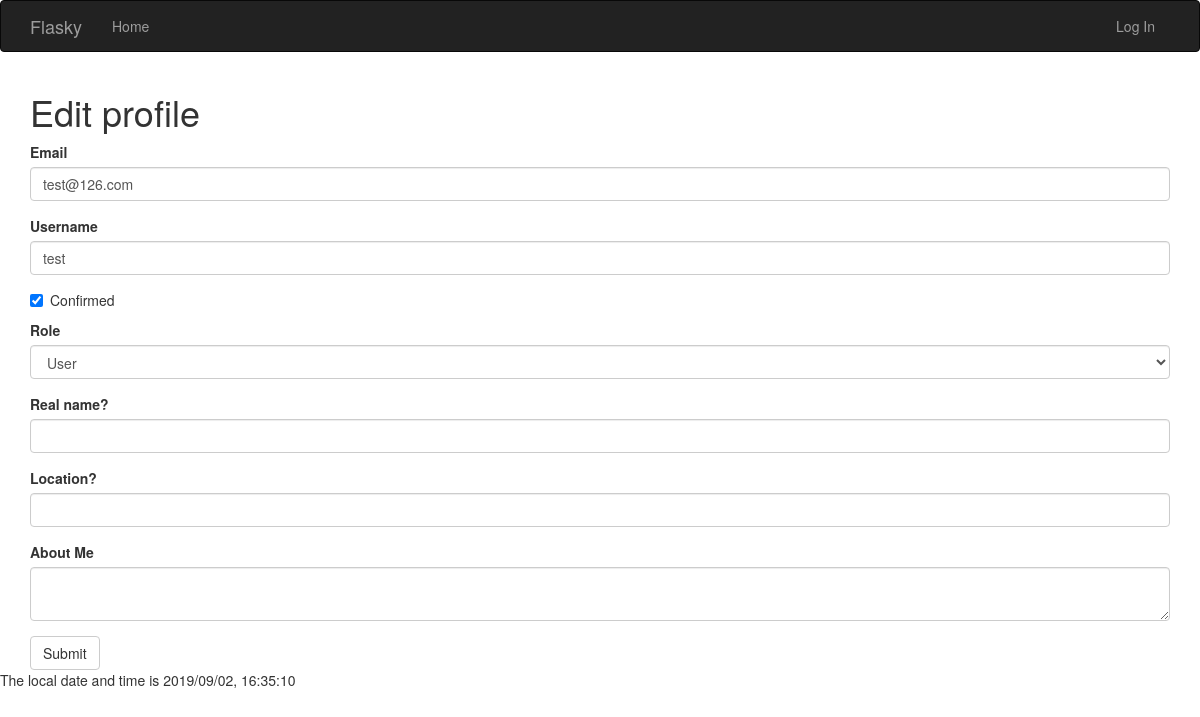
Screenshot of /edit_profile/2 with the database file from the repository.
### app/models.py (models this page shows, shortened)
class User(UserMixin, db.Model):
    __tablename__ = 'users'
    id = db.Column(db.Integer, primary_key=True)
    username = db.Column(db.String(65), unique=True, index=True)
    email = db.Column(db.String(65), unique=True, index=True)
    password_hash = db.Column(db.String(128))
    confirmed = db.Column(db.Boolean, default=False)
    name = db.Column(db.String(65))
    location = db.Column(db.String(65))
    about_me = db.Column(db.Text())
    member_since = db.Column(db.DateTime(), default=datetime.utcnow)
    last_seen    = db.Column(db.DateTime(), default=datetime.utcnow)
    role_id = db.Column(db.Integer, db.ForeignKey('roles.id'))
    posts = db.relationship('Post', backref='author', lazy='dynamic')
    followed = db.relationship('Follow', foreign_keys=[Follow.follower_id], backref=db.backref('follower', lazy='joined'), lazy='dynamic', cascade='all, delete-orphan')
    followers = db.relationship('Follow', foreign_keys=[Follow.followed_id], backref=db.backref('followed', lazy='joined'), lazy='dynamic', cascade='all, delete-orphan')
    @property
    def password(self):
        raise AttributeError('password is not a reable attribute')

### app/main/views.py (the view, shortened to what this page needs)
@main.route('/edit_profile/<int:id>', methods=['GET', 'POST'])
def edit_profile_admin(id):
    user = User.query.get_or_404(id)
    logger.info('user name %s' % user.name)
    form = EditProfileAdminForm(user)
    form.email.data = user.email
    form.username.data = user.username
    form.confirmed.data = user.confirmed
    form.role.data = user.role_id
    form.name.data = user.name
    form.location.data = user.location
    form.about_me.data = user.about_me
    return render_template('editprofile.html', form=form)

### app/main/forms.py (shortened to what this page needs)
class EditProfileAdminForm(Form):
    email = StringField('Email', validators=[Required(), Length(1,64), Email()])
    username = StringField('Username', validators=[Required(), Length(1,64), Regexp('^[A-Za-z][A-Za-z0-9_.]*$', 0, 'Username must have only letters, number, underscores and dot')])
    confirmed = BooleanField('Confirmed')
    role = SelectField('Role', coerce=int)
    name = StringField('Real name?', validators=[Length(0,64)])
    location = StringField('Location?', validators=[Length(0,64)])
    about_me = TextAreaField('About Me')
    submit = SubmitField('Submit')
    def __init__(self, user, *args, **kwargs):
        super(EditProfileAdminForm, self).__init__(*args, **kwargs)
        self.user = user
        self.role.choices = [(role.id, role.name) for role in Role.query.order_by(Role.name).all()]

### app/auth/views.py (called while the page is built)
@auth.before_app_request
def before_request():
    if current_user.is_authenticated:
        current_user.ping()
        if not current_user.confirmed \
        and request.endpoint[:5] != 'auth.' \
        and request.endpoint != 'static' :
            return redirect(url_for('auth.unconfirmed'))

### app/main/__init__.py (called while the page is built)
@main.app_context_processor
def inject_permissions():
    return dict(Permission=Permission)

### app/templates/editprofile.html (shortened to what this page needs)
{% extends 'base.html' %}
{% import "bootstrap/wtf.html" as wtf %}
{% block page_content %}
<div class="page-head">
	<h1>Edit {{current_user.username}} profile</h1>
</div>
{{ wtf.quick_form(form) }}
{% endblock %}

### rows the page displays
User: email "test@126.com", username "test", confirmed "☑", role "User"

### other values shown
{{ moment().format('YYYY/MM/DD, HH:mm:ss',refresh=True) }} "2019/09/02, 16:35:10"
